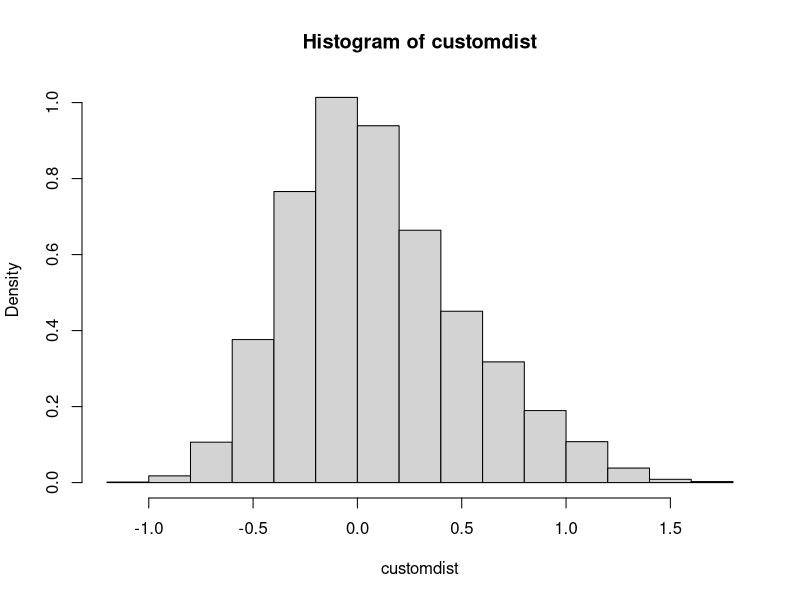

Write the R code that produced this figure.
# Function to create a simulated dataset 


S <- 20   # number of focal groups / species
K <- 20   # number of neighbour focals 
pI <- 0.25   # proportion of interactions which are NOT observed 


# Neighbourhood abundance counts
#-------------------------------
# we assume we have a different number of observations for each focal
S_obs <- c(rpois(.15*S, 100), rpois(.15*S, 80), rpois(.5*S, 50), rpois(.2*S, 35))
K_Nmat <- matrix(data = NA, nrow = sum(S_obs), ncol = K)


# we assume that S = K, and that the number of observations of K is relative to their abundance
approx_K_obs <- round(jitter(10*(S_obs), amount = 30))
summedSK <- round(jitter(sapply(S_obs, '*', approx_K_obs)/1000, 20))

# randomly select observations that will be set to 0
obs_to_rm <- sample(seq_along(1:(S*K)), pI*S*K)

for(i in 1:(pI*S*K)) {
  summedSK[[obs_to_rm[i]]] <- 0
}

summedSK[1, ]
S_obs[1]



# Parameters
#-----------

# species-specific intrinsic performance 
sim_a <- rnbinom(20, mu = 70, size = 1)  

# 'true' interaction strengths 
a <- rnorm( 8000, 0, .3 )
b <- rnorm( 1000, -0.3, .2 )
c <- rnorm( 2000,  0.7, .3 )
customdist <- c( a, b, c ) ## make a weird dist with Kurtosis and Skew
hist(customdist, freq=FALSE)
mean(customdist)
sim_truealpha <- matrix(data = sample(customdist, S*K, replace = F),
                        nrow = S, ncol = K)



